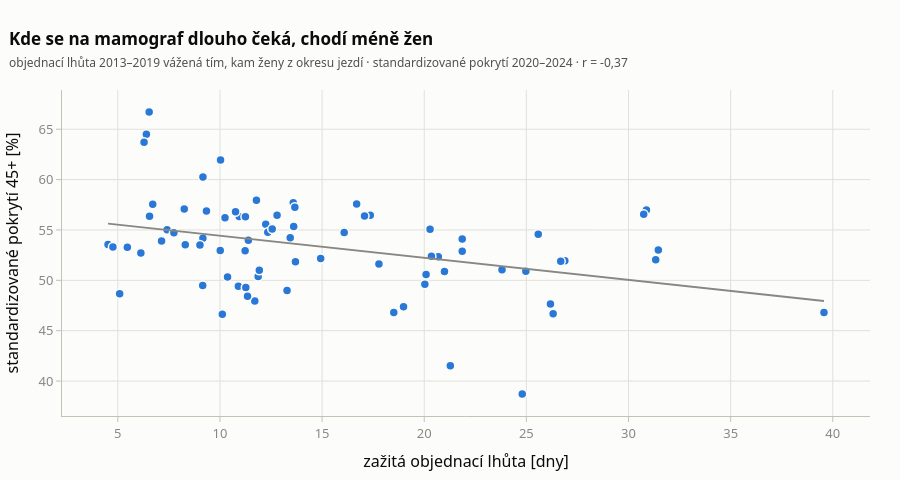

This figure's notebook cell:
### Code cell
cf = go.Figure(go.Scatter(
    x=X.cekani_dni, y=S.m_std, mode="markers",
    marker=dict(size=9, color=S1, line=dict(color=SURFACE, width=1.5)),
    customdata=np.c_[X.okres, X.kraj],
    hovertemplate="<b>%{customdata[0]}</b> · %{customdata[1]}<br>lhůta %{x:.1f} dne<br>pokrytí %{y:.1f} %<extra></extra>"))
k_ = np.polyfit(X.cekani_dni, S.m_std, 1); xs = np.array([X.cekani_dni.min(), X.cekani_dni.max()])
cf.add_trace(go.Scatter(x=xs, y=np.polyval(k_, xs), mode="lines", line=dict(color=MUTED, width=2), hoverinfo="skip"))
r0 = CEK.iloc[1]
cf.update_layout(**layout("Kde se na mamograf dlouho čeká, chodí méně žen",
                          f"objednací lhůta 2013–2019 vážená tím, kam ženy z okresu jezdí · "
                          f"standardizované pokrytí 2020–2024 · r = {cz(r0.r, 2)}"))
cf.update_layout(height=480, showlegend=False, xaxis_title="zažitá objednací lhůta [dny]",
                 yaxis_title="standardizované pokrytí 45+ [%]", margin=dict(l=60, r=30, t=90, b=60))
cf.write_html(OUT / "objednaci_lhuty.html", include_plotlyjs="cdn")
cf

### Figure 1 — Plotly figure (JSON) as saved in the notebook; plotly's stock layout.template omitted (floating-point values rounded to 4 significant figures; data arrays with more than 128 entries replaced by an {"elided": "..."} marker saying what was removed)
{"data": [{"customdata": {"elided": "77x2 str values"}, "hovertemplate": "<b>%{customdata[0]}</b> · %{customdata[1]}<br>lhůta %{x:.1f} dne<br>pokrytí %{y:.1f} %<extra></extra>", "marker": {"color": "#2a78d6", "line": {"color": "#fcfcfb", "width": 1.5}, "size": 9}, "mode": "markers", "type": "scatter", "x": [20.03, 10.25, 6.709, 9.339, 26.88, 26.68, 20.09, 31.33, 26.18, 20.99, 17.78, 12.24, 8.252, 13.59, 13.61, 12.34, 10.94, 13.28, 11.7, 13.67, 6.553, 5.466, 11.87, 10.9, 11.93, 11.27, 5.091, 21.28, 24.97, 21.86, 7.413, 31.46, 17.36, 26.31, 20.69, 9.165, 17.08, 30.88, 18.51, 9.156, 10.12, 16.08, 10.37, 20.28, 7.142, 9.02, 10.76, 9.168, 11.39, 8.302, 21.86, 7.745, 10.03, 6.535, 11.79, 11.25, 4.521, 4.76, 12.56, 23.81, 6.128, 20.35, 24.8, 6.398, 10.01, 12.8, 30.74, 6.285, 13.7, 14.93, 11.23, 11.35, 18.99, 39.57, 25.58, 16.69, 13.44], "y": [49.61, 56.2, 57.56, 56.87, 51.95, 51.9, 50.59, 52.05, 47.65, 50.87, 51.63, 55.58, 57.07, 57.69, 55.33, 54.77, 56.34, 48.99, 47.95, 57.26, 56.37, 53.28, 50.38, 49.42, 51.01, 49.3, 48.67, 41.52, 50.91, 52.9, 55.02, 53.0, 56.47, 46.68, 52.33, 54.19, 56.39, 56.97, 46.81, 49.5, 46.62, 54.74, 50.34, 55.08, 53.89, 53.5, 56.81, 60.25, 53.99, 53.52, 54.1, 54.73, 61.95, 66.72, 57.94, 56.32, 53.56, 53.32, 55.1, 51.05, 52.71, 52.38, 38.71, 64.49, 52.95, 56.47, 56.55, 63.72, 51.84, 52.17, 52.94, 48.41, 47.38, 46.8, 54.58, 57.57, 54.22]}, {"hoverinfo": "skip", "line": {"color": "#898781", "width": 2}, "mode": "lines", "type": "scatter", "x": [4.521, 39.57], "y": [55.63, 47.94]}], "layout": {"font": {"color": "#0b0b0b", "family": "system-ui, -apple-system, Segoe UI, sans-serif", "size": 13}, "height": 480, "hoverlabel": {"bgcolor": "white", "bordercolor": "#c3c2b7", "font": {"family": "system-ui, -apple-system, Segoe UI, sans-serif", "size": 12.5}}, "margin": {"b": 60, "l": 60, "r": 30, "t": 90}, "paper_bgcolor": "#fcfcfb", "plot_bgcolor": "#fcfcfb", "showlegend": false, "title": {"font": {"size": 17}, "text": "<b>Kde se na mamograf dlouho čeká, chodí méně žen</b><br><span style=\"font-size:12px;color:#52514e\">objednací lhůta 2013–2019 vážená tím, kam ženy z okresu jezdí · standardizované pokrytí 2020–2024 · r = -0,37</span>", "x": 0.01, "xanchor": "left"}, "xaxis": {"gridcolor": "#e1e0d9", "linecolor": "#c3c2b7", "tickcolor": "#c3c2b7", "tickfont": {"color": "#898781"}, "ticks": "outside", "title": {"text": "zažitá objednací lhůta [dny]"}, "zeroline": false}, "yaxis": {"gridcolor": "#e1e0d9", "linecolor": "#c3c2b7", "tickcolor": "#c3c2b7", "tickfont": {"color": "#898781"}, "ticks": "outside", "title": {"text": "standardizované pokrytí 45+ [%]"}, "zeroline": false}}}
